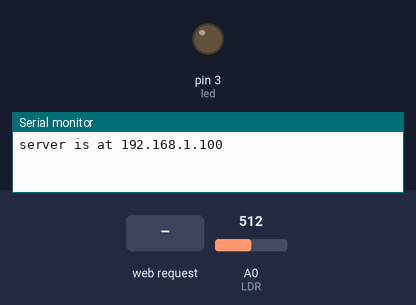
The sketch below on a simulated Arduino Uno, built for the host (arithmetic inside an expression is 32-bit, double 64-bit). Parts: output pins drawn as LEDs (lit = HIGH), the last lines printed to the serial monitor. Inputs (shaded band) come from the test bench; at power-on: A0 (LDR) = 512. WiFi joins after 1.5 s; servers stay silent unless stated.

Above: at 1.2 s.
1.3 s: HTTP request GET /?LED=ON received
At 1.7 s:
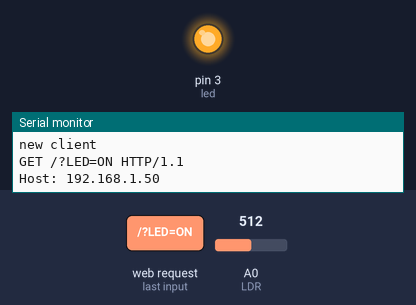
2.8 s: HTTP request GET /?LED=OFF received
At 4.0 s:
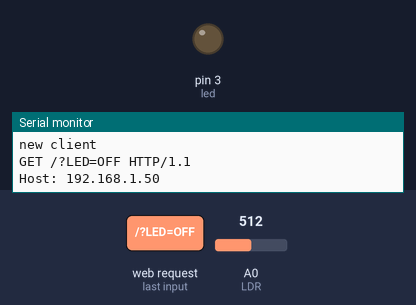
Timing chart, 0 to 5.8 s (numbered marks = the images above; inputs shaded):
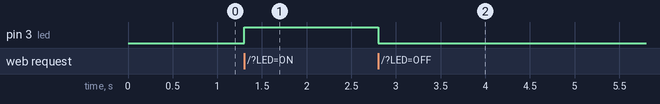

The sketch:

LDRyLED_web.ino
```cpp
#include <SPI.h>  //Importamos librería comunicación SPI
#include <Ethernet.h>  //Importamos librería Ethernet

byte mac[] = { 0xDE, 0xAD, 0xBE, 0xEF, 0xFE, 0xED };//Ponemos la dirección MAC de la Ethernet Shield que está con una etiqueta debajo la placa
IPAddress ip(192,168,1,100); //Asingamos la IP al Arduino
EthernetServer server(80); //Creamos un servidor Web con el puerto 80 que es el puerto HTTP por defecto

int led=3; //Pin del led
String estado="OFF"; //Estado del Led inicialmente "OFF"

int LDR = 0;
float photocell = 0;


void setup()
{
  Serial.begin(9600);

  // Inicializamos la comunicación Ethernet y el servidor
  Ethernet.begin(mac, ip);
  server.begin();
  Serial.print("server is at ");
  Serial.println(Ethernet.localIP());

  pinMode(led,OUTPUT);
  pinMode(LDR, INPUT);

}

void loop()
{
  EthernetClient client = server.available(); //Creamos un cliente Web
  //Cuando detecte un cliente a través de una petición HTTP
  if (client) {
    Serial.println("new client");
    boolean currentLineIsBlank = true; //Una petición HTTP acaba con una línea en blanco
    String cadena=""; //Creamos una cadena de caracteres vacía
    while (client.connected()) {
      if (client.available()) {
        char c = client.read();//Leemos la petición HTTP carácter por carácter
        Serial.write(c);//Visualizamos la petición HTTP por el Monitor Serial
        cadena.concat(c);//Unimos el String 'cadena' con la petición HTTP (c). De esta manera convertimos la petición HTTP a un String

         //Ya que hemos convertido la petición HTTP a una cadena de caracteres, ahora podremos buscar partes del texto.
         int posicion=cadena.indexOf("LED="); //Guardamos la posición de la instancia "LED=" a la variable 'posicion'

          if(cadena.substring(posicion)=="LED=ON")//Si a la posición 'posicion' hay "LED=ON"
          {
            digitalWrite(led,HIGH);
            estado="ON";
          }
          if(cadena.substring(posicion)=="LED=OFF")//Si a la posición 'posicion' hay "LED=OFF"
          {
            digitalWrite(led,LOW);
            estado="OFF";
          }

        //Cuando reciba una línea en blanco, quiere decir que la petición HTTP ha acabado y el servidor Web está listo para enviar una respuesta
        if (c == '\n' && currentLineIsBlank) {

            // Enviamos al cliente una respuesta HTTP
            client.println("HTTP/1.1 200 OK");
            client.println("Content-Type: text/html");
            client.println();


            //Página web en formato HTML
            client.println("<html>");
            client.println("<head>");
            client.println("</head>");
            client.println("<body bgcolor=""silver"">");
            // auto reload webpage every 4 second
            client.println("<META HTTP-EQUIV=REFRESH CONTENT=4 URL=>");

            client.println("<h1 align='center'>Arduino + Ethernet Shield</h1><h3 align='center'>LED y LDR controlado por Servidor Web con Arduino</h3><br>");
            client.println("<div style='text-align:center;'>");

            //LDR WEB
            photocell = analogRead(LDR);
            client.print("<p><h2>Valor Sensor Luz = <font color=indigo>");
            client.println(photocell, 2);
            client.println("</font></h2></p>");


            if (photocell > 10) {
              client.println("<p><h2><font color=green>Hay Luz!</font></h2></p>");
              }
              else if (photocell == 0){
                client.println("<p><h2><font color=red>No hay Luz</font></h2></p>");
                  }
                else {
                        client.println("<p><h2><font color=yellow>Hay poca Luz.</font></h2></p>");
              }

            //Creamos los botones. Para enviar parametres a través de HTML se utiliza el metodo URL encode. Los parámetros se envian a través del símbolo '?'

            client.print("<h2>CONTROL DEL LED</h2>");

            if (estado == "ON") {
              client.println("<h4><font color=green>ENCENDIDO</font></h4>");
              }
              else if (estado == "OFF"){
                client.println("<h4><font color=red>APAGADO</font></h4>");
                  }


            client.println("<button onClick=location.href='./?LED=ON\' style='margin:auto;background-color: #84B1FF;color: snow;padding: 10px;border: 1px solid #3F7CFF;width:65px;'>");
            client.println("ON");
            client.println("</button>");
            client.println("<button onClick=location.href='./?LED=OFF\' style='margin:auto;background-color: #84B1FF;color: snow;padding: 10px;border: 1px solid #3F7CFF;width:65px;'>");
            client.println("OFF");
            client.println("</button>");
            client.println("<br /><br />");
            client.println("</b><br />");
            client.println("</b></body>");
            client.println("</html>");
            break;
        }
        if (c == '\n') {
          currentLineIsBlank = true;
        }
        else if (c != '\r') {
          currentLineIsBlank = false;
        }
      }
    }
    //Dar tiempo al navegador para recibir los datos
    delay(1);
    client.stop();// Cierra la conexión
  }
}
```

Measured:
- after the input at 1.3 s, pin 3 (led): LOW → HIGH at once
- after the input at 2.8 s, pin 3 (led): HIGH → LOW at once
